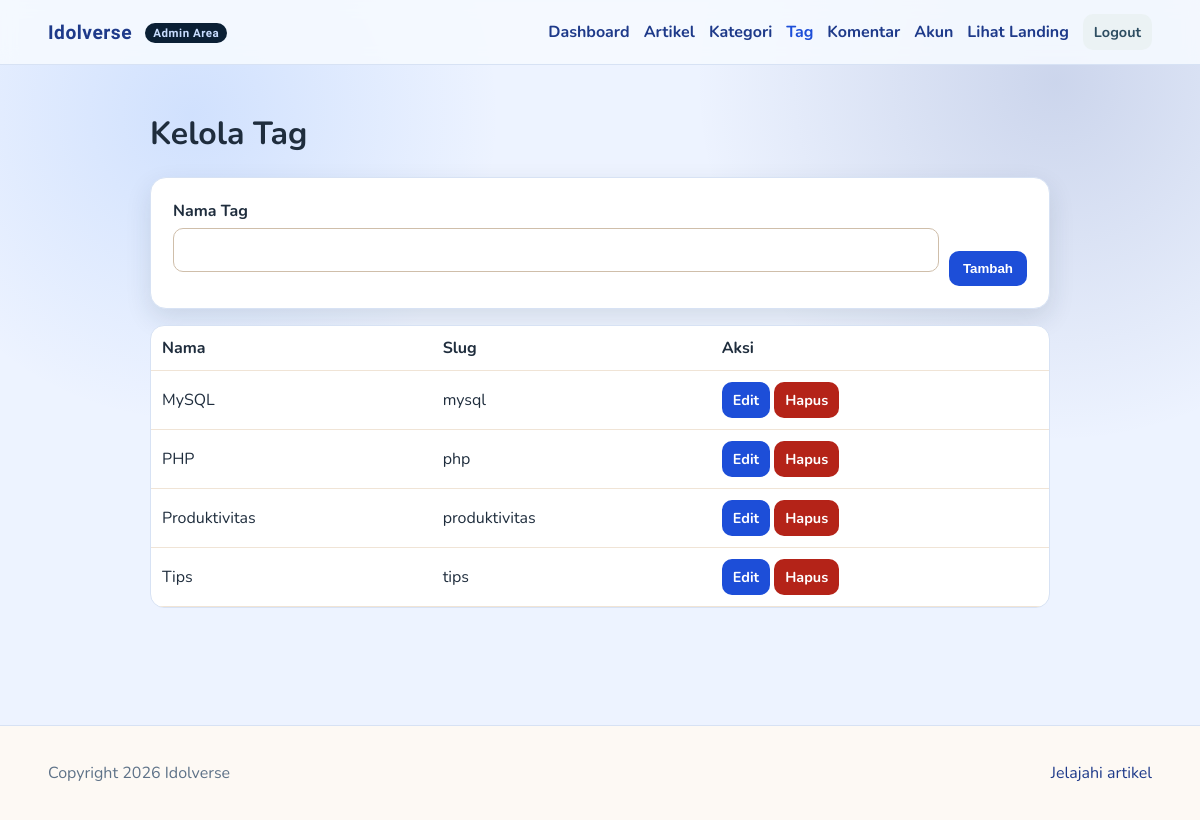
Page /admin/tags.php (signed in) on the committed database.
### tables this page shows
CREATE TABLE tags (
    id INT AUTO_INCREMENT PRIMARY KEY,
    name VARCHAR(80) NOT NULL UNIQUE,
    slug VARCHAR(100) NOT NULL UNIQUE,
    created_at TIMESTAMP DEFAULT CURRENT_TIMESTAMP
);

### includes/auth.php (called while the page is built, shortened)
<?php
function e(string $value): string {
    return htmlspecialchars($value, ENT_QUOTES, 'UTF-8');
}
?>

### admin/tags.php (the view, shortened to what this page needs)
<?php
require_once __DIR__ . '/../includes/helpers.php';
$edit = null;
$tags = $pdo->query('SELECT * FROM tags ORDER BY name')->fetchAll();
include __DIR__ . '/../includes/header.php';
?>
<div class="container" style="max-width:900px;">
    <h1>Kelola Tag</h1>
    <div class="form-card">
        <form method="post" style="display:flex; gap:10px; align-items:flex-end; flex-wrap:wrap;">
            <div style="flex:1;min-width:220px;">
                <label>Nama Tag</label>
                <input type="text" name="name" value="<?= e($edit['name'] ?? ''); ?>" required>
            </div>
            <button class="btn" type="submit"><?= $edit ? 'Update' : 'Tambah'; ?></button>
        </form>
    </div>
    <div class="table-wrap" style="margin-top:16px;">
        <table class="table">
            <thead><tr><th>Nama</th><th>Slug</th><th>Aksi</th></tr></thead>
            <tbody>
            <?php foreach ($tags as $tag): ?>
                <tr>
                    <td><?= e($tag['name']); ?></td>
                    <td><?= e($tag['slug']); ?></td>
                    <td>
                        <a class="btn btn-sm" href="/blog/admin/tags.php?edit=<?= (int)$tag['id']; ?>">Edit</a>
                        <a class="btn btn-sm btn-danger" href="/blog/admin/tags.php?delete=<?= (int)$tag['id']; ?>" onclick="return confirm('Hapus tag ini?')">Hapus</a>
                    </td>
                </tr>
            <?php endforeach; ?>
            </tbody>
        </table>
    </div>
</div>
<?php include __DIR__ . '/../includes/footer.php'; ?>

### assets/css/style.css (style rules this page uses)
:root { --bg: #f4efe7; --surface: #fffaf3; --card: #ffffff; --text: #25303b; --muted: #667788; --brand: #0f766e; --brand-dark: #0a4f4b; --accent: #f59e0b; --danger: #b42318; --line: #e4d9c8; --shadow: 0 10px 26px rgba(27, 46, 62, 0.12); }
* { box-sizing: border-box; }
body { margin: 0; font-family: 'Nunito', sans-serif; color: var(--text); background: radial-gradient(circle at 10% 20%, rgba(245, 158, 11, 0.16), transparent 24%), radial-gradient(circle at 90% 0%, rgba(15, 118, 110, 0.18), transparent 28%), var(--bg); }
a { color: var(--brand-dark); text-decoration: none; }
.container { width: min(1120px, 92vw); margin: 0 auto; }
.btn { display: inline-flex; align-items: center; justify-content: center; border: none; border-radius: 10px; padding: 10px 14px; background: var(--brand); color: #fff; font-weight: 700; cursor: pointer; transition: .2s ease; }
.btn-danger { background: var(--danger); }
.btn-sm { padding: 8px 11px; font-size: .9rem; }
.form-card { background: var(--card); border: 1px solid var(--line); border-radius: 16px; padding: 22px; box-shadow: var(--shadow); }
label { display: block; font-weight: 700; margin-bottom: 6px; }
input, select, textarea { width: 100%; border: 1px solid #cfbeaa; border-radius: 10px; padding: 10px 12px; margin-bottom: 14px; font-family: inherit; font-size: .98rem; background: #fff; }
.table-wrap { overflow-x: auto; background: #fff; border: 1px solid var(--line); border-radius: 14px; }
.table { width: 100%; border-collapse: collapse; min-width: 740px; }
.table th, .table td { padding: 11px; border-bottom: 1px solid #f0e4d6; text-align: left; }
body.admin-area { --bg: #edf3ff; --surface: #f5f8ff; --card: #ffffff; --text: #1f2d3d; --muted: #5e7288; --brand: #1d4ed8; --brand-dark: #1e3a8a; --line: #d7e2f4; background: radial-gradient(circle at 16% 14%, rgba(59, 130, 246, 0.16), transparent 25%), radial-gradient(circle at 88% 10%, rgba(30, 58, 138, 0.16), transparent 28%), var(--bg); }

### rows in the picture
tags: name "MySQL", slug "mysql"
tags: name "PHP", slug "php"
tags: name "Produktivitas", slug "produktivitas"
tags: name "Tips", slug "tips"
